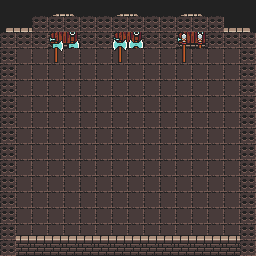

Tiled map render using the project's own tile images. Description and the whole map definition, tile-layer contents included, below:
An orthogonal 16x16 tile map with 16x16 px tiles, 10 tile layers (Floor, Traps, Side_walls, Side_doors, ...), 3 tilesets.

<map version="1.10" tiledversion="1.11.2" orientation="orthogonal" renderorder="right-down" width="16" height="16" tilewidth="16" tileheight="16" infinite="0" nextlayerid="11" nextobjectid="1">
 <editorsettings>
  <export target="spawn/spawn.csv" format="csv" />
 </editorsettings>
 <tileset firstgid="1" source="Tilesets/0x72_DungeonTilesetII_v1.7.tsx" />
 <tileset firstgid="1025" source="Tilesets/atlas_walls_high-16x32.tsx" />
 <tileset firstgid="1217" source="Tilesets/atlas_walls_low-16x16.tsx" />
 <layer id="1" name="Floor" width="16" height="16">
  <data encoding="csv">
1250,1250,1250,1250,1250,1250,1250,1250,1250,1250,1250,1250,1250,1250,1250,1250,
1250,1250,1250,1250,1250,1250,1250,1250,1250,1250,1250,1250,1250,1250,1250,1250,
130,130,130,130,130,130,130,130,130,130,130,130,130,130,130,130,
130,130,130,130,130,130,130,130,130,130,130,130,130,130,130,130,
130,130,130,130,130,130,130,130,130,130,130,130,130,130,130,130,
130,130,130,130,130,130,130,130,130,130,130,130,130,130,130,130,
130,130,130,130,130,130,130,130,130,130,130,130,130,130,130,130,
130,130,130,130,130,130,130,130,130,130,130,130,130,130,130,130,
130,130,130,130,130,130,130,130,130,130,130,130,130,130,130,130,
130,130,130,130,130,130,130,130,130,130,130,130,130,130,130,130,
130,130,130,130,130,130,130,130,130,130,130,130,130,130,130,130,
130,130,130,130,130,130,130,130,130,130,130,130,130,130,130,130,
130,130,130,130,130,130,130,130,130,130,130,130,130,130,130,130,
130,130,130,130,130,130,130,130,130,130,130,130,130,130,130,130,
130,130,130,130,130,130,130,130,130,130,130,130,130,130,130,130,
1250,130,130,130,130,130,130,130,130,130,130,130,130,130,130,1250
</data>
 </layer>
 <layer id="6" name="Traps" width="16" height="16">
  <data encoding="csv">
0,0,0,0,0,0,0,0,0,0,0,0,0,0,0,0,
0,0,0,0,0,0,0,0,0,0,0,0,0,0,0,0,
0,0,0,0,0,0,0,0,0,0,0,0,0,0,0,0,
0,0,0,0,0,0,0,0,0,0,0,0,0,0,0,0,
0,0,0,0,0,0,0,0,0,0,0,0,0,0,0,0,
0,0,0,0,0,0,0,0,0,0,0,0,0,0,0,0,
0,0,0,0,0,0,0,0,0,0,0,0,0,0,0,0,
0,0,0,0,0,0,0,0,0,0,0,0,0,0,0,0,
0,0,0,0,0,0,0,0,0,0,0,0,0,0,0,0,
0,0,0,0,0,0,0,0,0,0,0,0,0,0,0,0,
0,0,0,0,0,0,0,0,0,0,0,0,0,0,0,0,
0,0,0,0,0,0,0,0,0,0,0,0,0,0,0,0,
0,0,0,0,0,0,0,0,0,0,0,0,0,0,0,0,
0,0,0,0,0,0,0,0,0,0,0,0,0,0,0,0,
0,0,0,0,0,0,0,0,0,0,0,0,0,0,0,0,
0,0,0,0,0,0,0,0,0,0,0,0,0,0,0,0
</data>
 </layer>
 <layer id="2" name="Side_walls" width="16" height="16">
  <data encoding="csv">
0,0,0,0,0,0,0,0,0,0,0,0,0,0,0,0,
0,0,0,0,0,0,0,0,0,0,0,0,0,0,0,0,
0,0,0,0,0,0,0,0,0,0,0,0,0,0,0,0,
1156,0,0,0,0,0,0,0,0,0,0,0,0,0,0,1105,
1156,0,0,0,0,0,0,0,0,0,0,0,0,0,0,1105,
1156,0,0,0,0,0,0,0,0,0,0,0,0,0,0,1105,
1156,0,0,0,0,0,0,0,0,0,0,0,0,0,0,1105,
1156,0,0,0,0,0,0,0,0,0,0,0,0,0,0,1105,
1156,0,0,0,0,0,0,0,0,0,0,0,0,0,0,1105,
1156,0,0,0,0,0,0,0,0,0,0,0,0,0,0,1105,
1156,0,0,0,0,0,0,0,0,0,0,0,0,0,0,1105,
1156,0,0,0,0,0,0,0,0,0,0,0,0,0,0,1105,
1156,0,0,0,0,0,0,0,0,0,0,0,0,0,0,1105,
1156,0,0,0,0,0,0,0,0,0,0,0,0,0,0,1105,
1156,0,0,0,0,0,0,0,0,0,0,0,0,0,0,1105,
0,0,0,0,0,0,0,0,0,0,0,0,0,0,0,0
</data>
 </layer>
 <layer id="3" name="Side_doors" width="16" height="16">
  <data encoding="csv">
0,0,0,0,0,0,0,0,0,0,0,0,0,0,0,0,
0,0,0,0,0,0,0,0,0,0,0,0,0,0,0,0,
0,0,0,0,0,0,0,0,0,0,0,0,0,0,0,0,
0,0,0,0,0,0,0,0,0,0,0,0,0,0,0,0,
0,0,0,0,0,0,0,0,0,0,0,0,0,0,0,0,
0,0,0,0,0,0,0,0,0,0,0,0,0,0,0,0,
0,0,0,0,0,0,0,0,0,0,0,0,0,0,0,0,
0,0,0,0,0,0,0,0,0,0,0,0,0,0,0,0,
0,0,0,0,0,0,0,0,0,0,0,0,0,0,0,0,
0,0,0,0,0,0,0,0,0,0,0,0,0,0,0,0,
0,0,0,0,0,0,0,0,0,0,0,0,0,0,0,0,
0,0,0,0,0,0,0,0,0,0,0,0,0,0,0,0,
0,0,0,0,0,0,0,0,0,0,0,0,0,0,0,0,
0,0,0,0,0,0,0,0,0,0,0,0,0,0,0,0,
0,0,0,0,0,0,0,0,0,0,0,0,0,0,0,0,
0,0,0,0,0,0,0,0,0,0,0,0,0,0,0,0
</data>
 </layer>
 <layer id="4" name="Front_walls" width="16" height="16">
  <data encoding="csv">
0,0,0,0,0,0,0,0,0,0,0,0,0,0,0,0,
1127,1178,1178,1178,1178,1178,1178,1178,1178,1178,1178,1178,1178,1178,1178,1126,
1151,1202,1202,1202,1202,1202,1202,1202,1202,1202,1202,1202,1202,1202,1202,1150,
0,0,0,0,0,0,0,0,0,0,0,0,0,0,0,0,
0,0,0,0,0,0,0,0,0,0,0,0,0,0,0,0,
0,0,0,0,0,0,0,0,0,0,0,0,0,0,0,0,
0,0,0,0,0,0,0,0,0,0,0,0,0,0,0,0,
0,0,0,0,0,0,0,0,0,0,0,0,0,0,0,0,
0,0,0,0,0,0,0,0,0,0,0,0,0,0,0,0,
0,0,0,0,0,0,0,0,0,0,0,0,0,0,0,0,
0,0,0,0,0,0,0,0,0,0,0,0,0,0,0,0,
0,0,0,0,0,0,0,0,0,0,0,0,0,0,0,0,
0,0,0,0,0,0,0,0,0,0,0,0,0,0,0,0,
0,0,0,0,0,0,0,0,0,0,0,0,0,0,0,0,
1122,1178,1178,1178,1178,1178,1178,1178,1178,1178,1178,1178,1178,1178,1178,1124,
1146,1202,1202,1202,1202,1202,1202,1202,1202,1202,1202,1202,1202,1202,1202,1148
</data>
 </layer>
 <layer id="5" name="Front_doors" width="16" height="16">
  <data encoding="csv">
0,0,1161,1162,1163,1164,1161,1162,1163,1164,1161,1162,1163,1164,0,0,
0,0,1185,1186,1187,1188,1185,1186,1187,1188,1185,1186,1187,1188,0,0,
0,0,1209,1210,1211,1212,1209,1210,1211,1212,1209,1210,1211,1212,0,0,
0,0,0,0,0,0,0,0,0,0,0,0,0,0,0,0,
0,0,0,0,0,0,0,0,0,0,0,0,0,0,0,0,
0,0,0,0,0,0,0,0,0,0,0,0,0,0,0,0,
0,0,0,0,0,0,0,0,0,0,0,0,0,0,0,0,
0,0,0,0,0,0,0,0,0,0,0,0,0,0,0,0,
0,0,0,0,0,0,0,0,0,0,0,0,0,0,0,0,
0,0,0,0,0,0,0,0,0,0,0,0,0,0,0,0,
0,0,0,0,0,0,0,0,0,0,0,0,0,0,0,0,
0,0,0,0,0,0,0,0,0,0,0,0,0,0,0,0,
0,0,0,0,0,0,0,0,0,0,0,0,0,0,0,0,
0,0,0,0,0,0,0,0,0,0,0,0,0,0,0,0,
0,0,0,0,0,0,0,0,0,0,0,0,0,0,0,0,
0,0,0,0,0,0,0,0,0,0,0,0,0,0,0,0
</data>
 </layer>
 <layer id="7" name="Decorations" width="16" height="16">
  <data encoding="csv">
0,0,0,0,0,0,0,0,0,0,0,0,0,0,0,0,
0,0,0,0,0,0,0,0,0,0,0,0,0,0,0,0,
0,0,66,0,0,66,98,0,0,98,67,0,0,67,0,0,
0,0,0,0,0,0,0,0,0,0,0,0,0,0,0,0,
0,0,0,0,0,0,0,0,0,0,0,0,0,0,0,0,
0,0,0,0,0,0,0,0,0,0,0,0,0,0,0,0,
0,0,0,0,0,0,0,0,0,0,0,0,0,0,0,0,
0,0,0,0,0,0,0,0,0,0,0,0,0,0,0,0,
0,0,0,0,0,0,0,0,0,0,0,0,0,0,0,0,
0,0,0,0,0,0,0,0,0,0,0,0,0,0,0,0,
0,0,0,0,0,0,0,0,0,0,0,0,0,0,0,0,
0,0,0,0,0,0,0,0,0,0,0,0,0,0,0,0,
0,0,0,0,0,0,0,0,0,0,0,0,0,0,0,0,
0,0,0,0,0,0,0,0,0,0,0,0,0,0,0,0,
0,0,0,0,0,0,0,0,0,0,0,0,0,0,0,0,
0,0,0,0,0,0,0,0,0,0,0,0,0,0,0,0
</data>
 </layer>
 <layer id="9" name="Chests" width="16" height="16">
  <data encoding="csv">
0,0,0,0,0,0,0,0,0,0,0,0,0,0,0,0,
0,0,0,0,0,0,0,0,0,0,0,0,0,0,0,0,
0,0,0,0,0,0,0,0,0,0,0,0,0,0,0,0,
0,0,0,0,0,0,0,0,0,0,0,0,0,0,0,0,
0,0,0,0,0,0,0,0,0,0,0,0,0,0,0,0,
0,0,0,0,0,0,0,0,0,0,0,0,0,0,0,0,
0,0,0,0,0,0,0,0,0,0,0,0,0,0,0,0,
0,0,0,0,0,0,0,0,0,0,0,0,0,0,0,0,
0,0,0,0,0,0,0,0,0,0,0,0,0,0,0,0,
0,0,0,0,0,0,0,0,0,0,0,0,0,0,0,0,
0,0,0,0,0,0,0,0,0,0,0,0,0,0,0,0,
0,0,0,0,0,0,0,0,0,0,0,0,0,0,0,0,
0,0,0,0,0,0,0,0,0,0,0,0,0,0,0,0,
0,0,0,0,0,0,0,0,0,0,0,0,0,0,0,0,
0,0,0,0,0,0,0,0,0,0,0,0,0,0,0,0,
0,0,0,0,0,0,0,0,0,0,0,0,0,0,0,0
</data>
 </layer>
 <layer id="8" name="Pillar" width="16" height="16">
  <data encoding="csv">
0,0,0,0,0,0,0,0,0,0,0,0,0,0,0,0,
0,0,0,0,0,0,0,0,0,0,0,0,0,0,0,0,
0,0,0,0,0,0,0,0,0,0,0,0,0,0,0,0,
0,0,0,0,0,0,0,0,0,0,0,0,0,0,0,0,
0,0,0,0,0,0,0,0,0,0,0,0,0,0,0,0,
0,0,0,0,0,0,0,0,0,0,0,0,0,0,0,0,
0,0,0,0,0,0,0,0,0,0,0,0,0,0,0,0,
0,0,0,0,0,0,0,0,0,0,0,0,0,0,0,0,
0,0,0,0,0,0,0,0,0,0,0,0,0,0,0,0,
0,0,0,0,0,0,0,0,0,0,0,0,0,0,0,0,
0,0,0,0,0,0,0,0,0,0,0,0,0,0,0,0,
0,0,0,0,0,0,0,0,0,0,0,0,0,0,0,0,
0,0,0,0,0,0,0,0,0,0,0,0,0,0,0,0,
0,0,0,0,0,0,0,0,0,0,0,0,0,0,0,0,
0,0,0,0,0,0,0,0,0,0,0,0,0,0,0,0,
0,0,0,0,0,0,0,0,0,0,0,0,0,0,0,0
</data>
 </layer>
 <layer id="10" name="Collisions" width="16" height="16">
  <data encoding="csv">
0,0,0,0,0,0,0,0,0,0,0,0,0,0,0,0,
0,0,386,386,386,386,386,386,386,386,386,386,386,386,0,0,
386,386,386,341,341,386,386,339,339,386,386,340,340,386,386,386,
386,0,0,373,0,0,0,371,0,0,0,372,0,0,0,386,
386,0,0,0,0,0,0,0,0,0,0,0,0,0,0,386,
386,0,0,0,0,0,0,0,0,0,0,0,0,0,0,386,
386,0,0,0,0,0,0,0,0,0,0,0,0,0,0,386,
386,0,0,0,0,0,0,0,0,0,0,0,0,0,0,386,
386,0,0,0,0,0,0,0,0,0,0,0,0,0,0,386,
386,0,0,0,0,0,0,0,0,0,0,0,0,0,0,386,
386,0,0,0,0,0,0,0,0,0,0,0,0,0,0,386,
386,0,0,0,0,0,0,0,0,0,0,0,0,0,0,386,
386,0,0,0,0,0,0,0,0,0,0,0,0,0,0,386,
386,0,0,0,0,0,0,0,0,0,0,0,0,0,0,386,
386,0,0,0,0,0,0,0,0,0,0,0,0,0,0,386,
386,0,0,0,0,0,0,0,0,0,0,0,0,0,0,386
</data>
 </layer>
</map>
